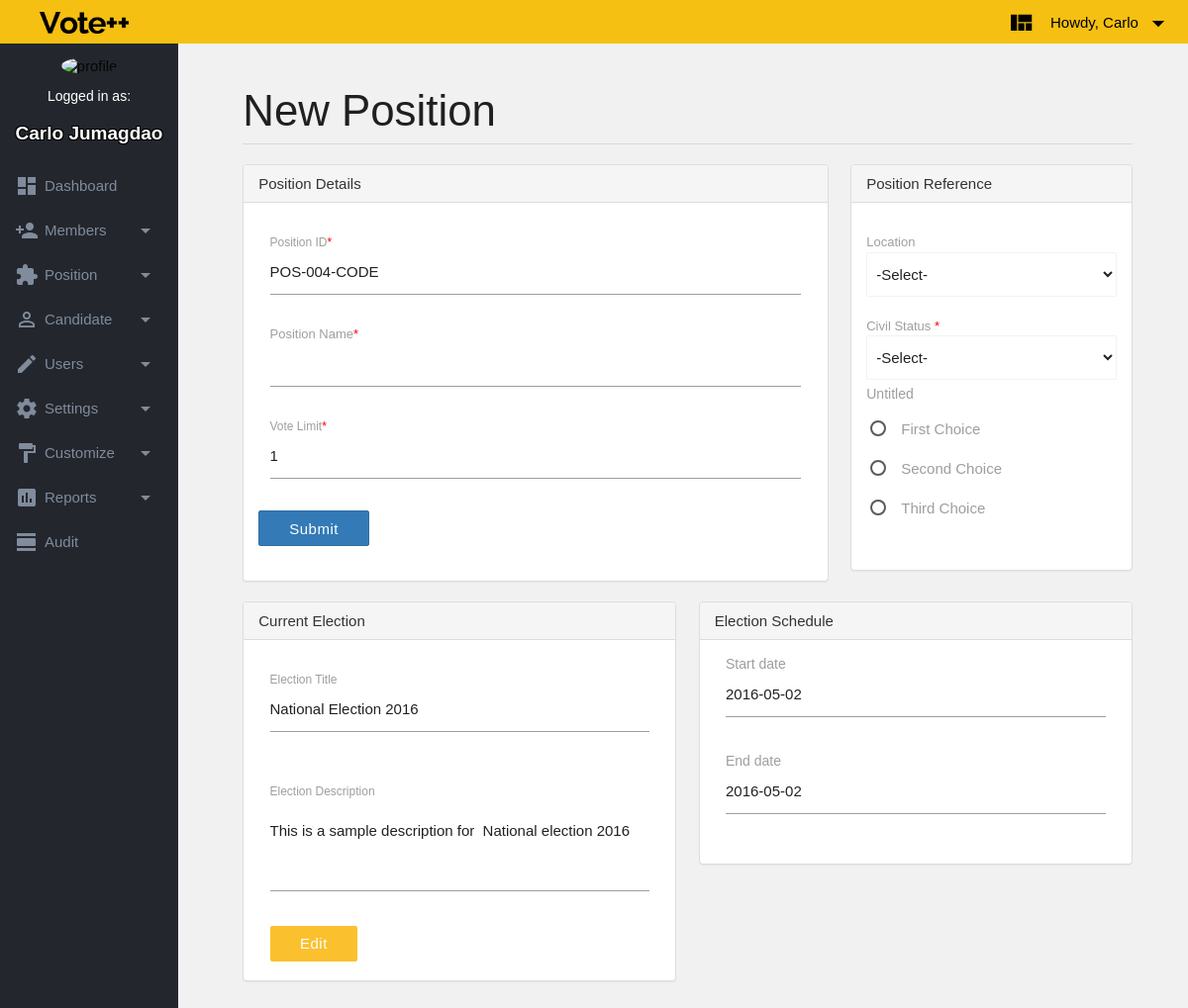
/pages/addposition.php (signed in), run on the app's committed database.
### tables this page shows
CREATE TABLE `tblPosition` (
  `strPositionId` varchar(45) NOT NULL,
  `strPosName` varchar(45) NOT NULL,
  `intPosVoteLimit` int(11) NOT NULL,
  `blDelete` tinyint(1) NOT NULL,
  PRIMARY KEY (`strPosName`,`blDelete`),
  UNIQUE KEY `strPositionId_UNIQUE` (`strPositionId`)
);

CREATE TABLE `tblElection` (
  `intElectionId` int(11) NOT NULL AUTO_INCREMENT,
  `strElecTitle` varchar(80) NOT NULL,
  `strElecDesc` varchar(100) DEFAULT NULL,
  `blElecStatus` tinyint(1) NOT NULL DEFAULT '1',
  PRIMARY KEY (`intElectionId`)
);

CREATE TABLE `tblSchedule` (
  `intSchedId` int(11) NOT NULL AUTO_INCREMENT,
  `datSchedStart` date NOT NULL,
  `datSchedEnd` date NOT NULL,
  PRIMARY KEY (`intSchedId`)
);

### pages/smartcounter.php (called while the page is built, shortened)
<?php
function smartcounter($strLatestCode){
	$chNumValue = str_split($strLatestCode);
	$intStrLength = strlen($strLatestCode);
	$blnProof = 0;
	try {
		for($intCounter = $intStrLength-1; $intCounter > -1; $intCounter--){
			if(is_numeric($chNumValue[$intCounter]) && $chNumValue[$intCounter] != '9'){
				$chNumValue[$intCounter]++;
				$blnProof = 1;
				break;
			} elseif (is_numeric($chNumValue[$intCounter])) {
				$chNumValue[$intCounter] = '0';
			} elseif (!(is_numeric($chNumValue[$intCounter])) && $blnProof == 1) {
				break;
		}
	}
	$strNewCode = implode("", $chNumValue);
	} catch (Exception $e) {
		echo "ERROR:". $e.getMessage();
	}
	return $strNewCode;
}
?>

### pages/addposition.tmpl.php (the view, shortened to what this page needs)
<!DOCTYPE html>
<html lang="en">
<head>
</head>
<body>
<div id="content">
	<div id="page-wrapper">
		<div class="container-fluid">
			<div class="row">
				<div class="col s12">
					<h3 class="page-header">
						New Position
					</h3>
				</div>
				<div class="col s8">
					<div class="panel panel-default">
						<div class="panel-heading" >
							Position Details
						</div>
						<div class="panel-body">
							<div class="row">
								<form action="addposition.php" method="POST">
								<div class="input-field col s12">
						        	<label for="pos-id">Position ID<span style="color: red">*</span></label>
						        	<input type="text" class="validate" name = "pos-id" value="<?=$strIncrementedCode?>"/>
						        </div>
						        <div class="input-field col s12">
						        	<label for="pos-name">Position Name<span style="color: red">*</span></label>
						        	<input type="text" class="validate" name = "pos-name" />
						        </div>
						        <div class="input-field col s12">
						        	<label for="pos-limit">Vote Limit<span style="color: red">*</span></label>
						        	<input type="number" class="validate" name = "pos-limit" value="1" />
						        </div>
						        <input type="submit" class="btn btn-primary" name = "btnAddPosition" />
							</div>
						</div>
					</div>
				</div>
				<div class="col s4">
					<div class="panel panel-default">
						<div class="panel-heading" >
							Position Reference
						</div>
						<div class="panel-body">
							<div class="row">
							</div>
						</div>
					</div>
				</div>
				<div class="col s6">
					<div class="panel panel-default">
						<div class="panel-heading">
							Current Election
						</div>
						<div class="panel-body">
							<div class="row">
						        <div class="input-field col s12">
						        	<label for="elec-title">Election Title</label>
						        	<input value="<?=$strElecTitle?>" id="elec-title" type="text" class="validate" name = "elec-title" />
						        </div>
					      	</div>
					      	<div class="row">
								<div class="row">
									<div class="input-field col s12">
										<label for="elec-desc">Election Description</label>
										<textarea name = "elec-desc" id="elec-desc" class="materialize-textarea"><?=$strElecDesc?></textarea>
										<a href="election.php" style="margin-bottom: -10%"class="waves-effect waves-light btn yellow darken-2">Edit</a>
									</div>
								</div>
							</div>
						</div>
					</div>
				</div>
				<div class="col s6">
					<div class="panel panel-default">
						<div class="panel-heading">
							Election Schedule
						</div>
						<div class="panel-body">
							<div class="row">
						        <div class="col s12">
						        	<label for="start-date">Start date</label>
						        	<input id="start-date" type="text" value="<?=$strElecStart?>">
						        </div>
						    </div>
						    <div class="row">
						        <div class="col s12">
						        	<label for="end-date">End date</label>
						        	<input id="end-date" type="text" value="<?=$strElecStart?>">
						        </div>
						    </div>
						</div>
					</div>
				</div>
			</div>
		</div>
	</div>
</div>
</body>
</html>

### assets/css/style.css (style rules this page uses)
html, body { margin: 0; height: 100%; max-width: 100%; font: 15px Raleway, Arial, Verdana, Helvetica, sans-serif; background-color: #f1f1f1; }
.btn { text-transform: none; }
#page-wrapper { position: inherit; margin: 0 0 0 20px; padding: 0 30px; border-left: 1px solid transparent; }
.container-fluid { padding-right: 15px; padding-left: 15px; margin-right: auto; margin-left: auto; }
.page-header { padding-bottom: 9px; margin: 40px 0 20px; border-bottom: 1px solid #D8D8D8; }
.panel { margin-bottom: 20px; background-color: #fff; border: 1px solid transparent; border-radius: 4px; -webkit-box-shadow: 0 1px 1px rgba(0,0,0,.05); box-shadow: 0 1px 1px rgba(0,0,0,.05); }
.panel-default { border-color: #ddd; }
.panel-heading { padding: 10px 15px; border-bottom: 1px solid transparent; border-top-left-radius: 3px; border-top-right-radius: 3px; }
.panel-default>.panel-heading { color: #333; background-color: #f5f5f5; border-color: #ddd; }
.panel-body { padding: 15px; }
.btn-primary { border: 1px solid #2e6da4; background-color: #337ab7; color:#fff; }
#content { width: 86%; height: auto; float: right; margin-top: 4%; background-color: #f1f1f1; }

### pages/addposition.tmpl.php (style rules this page uses)
.input-field label { position: initial; font-size: 13px; }
label { font-size: 14px; }
.btn { margin-top: 3%; }

### data on the page
tblposition: pos-id "POS-004-CODE"
tblelection: elec-title "National Election 2016", elec-desc "This is a sample description for National election 2016"
tblschedule: datSchedStart "2016-05-02"

### other printed values
$_SESSION['fname'] "Carlo"
$_SESSION['lname'] "Jumagdao"
$title "Location"
$title "Untitled"
$field->choices[$i]->value "First Choice"
$field->choices[$i]->value "Second Choice"
$field->choices[$i]->value "Third Choice"
